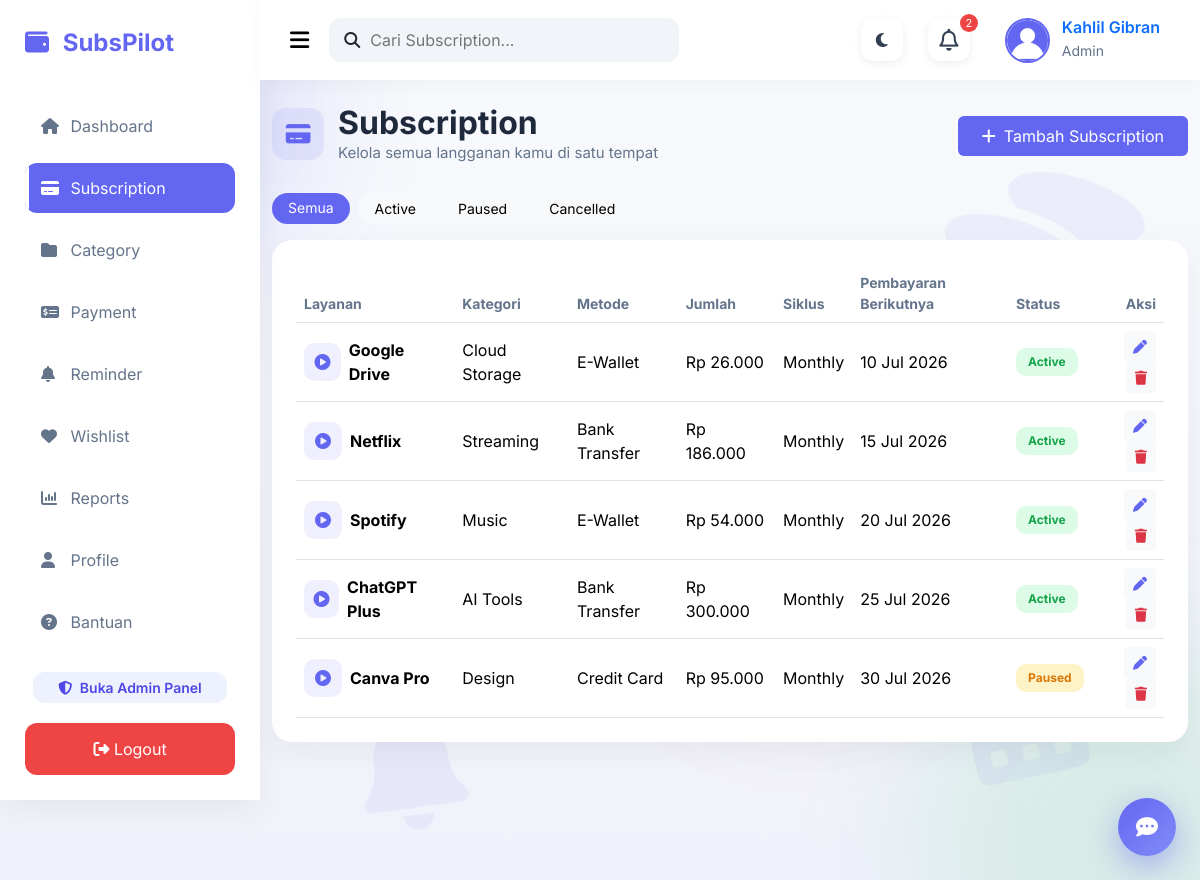
/subscription/index.php (signed in), run on the app's committed database.
### tables this page shows
CREATE TABLE `subscriptions` (
  `id` int(11) NOT NULL,
  `user_id` int(11) NOT NULL,
  `category_id` int(11) DEFAULT NULL,
  `payment_method_id` int(11) DEFAULT NULL,
  `service_name` varchar(100) NOT NULL,
  `logo` varchar(255) DEFAULT 'default.png',
  `amount` decimal(10,2) NOT NULL,
  `currency` varchar(10) DEFAULT 'IDR',
  `billing_cycle` enum('Weekly','Monthly','Quarterly','Yearly') DEFAULT 'Monthly',
  `start_date` date DEFAULT NULL,
  `next_payment` date DEFAULT NULL,
  `auto_renew` tinyint(1) DEFAULT 1,
  `status` enum('Active','Cancelled','Paused') DEFAULT 'Active',
  `note` text DEFAULT NULL,
  `created_at` timestamp NOT NULL DEFAULT current_timestamp(),
  `updated_at` timestamp NOT NULL DEFAULT current_timestamp() ON UPDATE current_timestamp()
);

CREATE TABLE `categories` (
  `id` int(11) NOT NULL,
  `category_name` varchar(100) NOT NULL,
  `description` text DEFAULT NULL,
  `created_at` timestamp NOT NULL DEFAULT current_timestamp()
);

CREATE TABLE `payment_methods` (
  `id` int(11) NOT NULL,
  `method_name` varchar(100) NOT NULL,
  `provider` varchar(100) DEFAULT NULL,
  `created_at` timestamp NOT NULL DEFAULT current_timestamp()
);

### config/helpers.php (called while the page is built, shortened)
<?php
function statusBadgeClass($status) {
    switch ($status) {
        case 'Active': return 'status-active';
        case 'Paused': return 'status-paused';
    }
}

### subscription/index.php (the view, shortened to what this page needs)
<?php
require_once "../config/helpers.php";
$db = new Database();
$conn = $db->connect();
$userId = $_SESSION['user_id'];
$statusFilter = $_GET['status'] ?? 'all';
$sql = "SELECT s.*, c.category_name, pm.method_name
        FROM subscriptions s
        LEFT JOIN categories c ON c.id = s.category_id
        LEFT JOIN payment_methods pm ON pm.id = s.payment_method_id
        WHERE s.user_id = ?";
$params = [$userId];
$sql .= " ORDER BY s.next_payment ASC";
$stmt = $conn->prepare($sql);
$stmt->execute($params);
$subscriptions = $stmt->fetchAll();
include "../templates/header.php";
include "../templates/sidebar.php";
include "../templates/navbar.php";
?>
<div class="main-content">
<div class="container-fluid py-4">
    <div class="d-flex flex-wrap justify-content-between align-items-center gap-3 mb-4">
        <div class="page-heading">
            <div class="page-icon"><i class="fa-solid fa-credit-card"></i></div>
            <div>
                <h2 class="title mb-0">Subscription</h2>
                <p class="subtitle mb-0">Kelola semua langganan kamu di satu tempat</p>
            </div>
        </div>
        <button class="btn btn-primary px-4 py-2 fade-up" data-bs-toggle="modal" data-bs-target="#addModal">
            <i class="fa-solid fa-plus me-2"></i>Tambah Subscription
        </button>
    </div>
    <div class="d-flex gap-2 mb-3 flex-wrap fade-up d1">
        <?php
        $tabs = ['all' => 'Semua', 'Active' => 'Active', 'Paused' => 'Paused', 'Cancelled' => 'Cancelled'];
        foreach ($tabs as $key => $label):
            $active = $statusFilter === $key ? 'btn-primary' : 'btn-light';
        ?>
            <a href="?status=<?= $key ?>" class="btn <?= $active ?> btn-sm rounded-pill px-3"><?= $label ?></a>
        <?php endforeach; ?>
    </div>
    <div class="content-card p-4 fade-up d2" data-search-target>
        <?php if (count($subscriptions) > 0): ?>
        <div class="table-responsive">
        <table class="table table-hover align-middle">
            <thead>
                <tr>
                    <th>Layanan</th>
                    <th>Kategori</th>
                    <th>Metode</th>
                    <th>Jumlah</th>
                    <th>Siklus</th>
                    <th>Pembayaran Berikutnya</th>
                    <th>Status</th>
                    <th class="text-end">Aksi</th>
                </tr>
            </thead>
            <tbody>
                <?php foreach ($subscriptions as $sub): ?>
                <tr data-search-row>
                    <td>
                        <div class="d-flex align-items-center gap-2">
                            <div style="width:38px;height:38px;border-radius:10px;background:rgba(99,102,241,.1);display:flex;align-items:center;justify-content:center;color:#6366F1;">
                                <i class="fa-solid fa-circle-play"></i>
                            </div>
                            <strong><?= htmlspecialchars($sub['service_name']) ?></strong>
                        </div>
                    </td>
                    <td><?= htmlspecialchars($sub['category_name'] ?? '-') ?></td>
                    <td><?= htmlspecialchars($sub['method_name'] ?? '-') ?></td>
                    <td>Rp <?= number_format($sub['amount'], 0, ',', '.') ?></td>
                    <td><?= htmlspecialchars($sub['billing_cycle']) ?></td>
                    <td><?= date('d M Y', strtotime($sub['next_payment'])) ?></td>
                    <td><span class="badge <?= statusBadgeClass($sub['status']) ?>"><?= htmlspecialchars($sub['status']) ?></span></td>
                    <td class="text-end">
                        <button class="btn btn-sm btn-light" title="Edit"
                            data-bs-toggle="modal" data-bs-target="#editModal"
                            data-id="<?= $sub['id'] ?>"
                            data-service="<?= htmlspecialchars($sub['service_name']) ?>"
                            data-category="<?= $sub['category_id'] ?>"
                            data-payment="<?= $sub['payment_method_id'] ?>"
                            data-amount="<?= $sub['amount'] ?>"
                            data-cycle="<?= $sub['billing_cycle'] ?>"
                            data-start="<?= $sub['start_date'] ?>"
                            data-next="<?= $sub['next_payment'] ?>"
                            data-renew="<?= $sub['auto_renew'] ?>"
                            data-status="<?= $sub['status'] ?>"
                            data-note="<?= htmlspecialchars($sub['note']) ?>">
                            <i class="fa-solid fa-pen text-primary"></i>
                        </button>
                        <form action="process.php" method="POST" class="d-inline confirm-delete" data-confirm="Hapus subscription <?= htmlspecialchars($sub['service_name']) ?>?">
                            <button class="btn btn-sm btn-light" title="Hapus">
                                <i class="fa-solid fa-trash text-danger"></i>
                            </button>
                        </form>
                    </td>
                </tr>
                <?php endforeach; ?>
            </tbody>
        </table>
        </div>
        <?php endif; ?>
    </div>
</div>
</div>
<?php include "../templates/footer.php"; ?>

### assets/css/dashboard.css (style rules this page uses)
* { margin:0; padding:0; box-sizing:border-box; font-family:'Inter',sans-serif; }
body { background:#F8FAFC; }
:root { --primary:#6366F1; --success:#22C55E; --warning:#F59E0B; --danger:#EF4444; --dark:#1E293B; --white:#FFFFFF; --background:#F8FAFC; --border:#E5E7EB; --fs-h1:32px; --fs-h2:24px; --fs-h3:20px; --fs-body:15px; --fs-small:13px; }
.title { font-size:28px; font-weight:700; color:#1E293B; }
.subtitle { color:#64748B; }
.btn-primary { background:var(--primary); border:none; }
.text-primary { color:#6366F1!important; }
.main-content { margin-left:260px; min-height:100vh; background:#F8FAFC; }
.page-heading { display:flex; align-items:center; gap:14px; margin-bottom:4px; }
.page-heading .page-icon { width:52px; height:52px; border-radius:14px; background:rgba(99,102,241,.1); color:#6366F1; display:flex; align-items:center; justify-content:center; font-size:22px; }
.content-card { background:#fff; border-radius:20px; box-shadow:0 10px 30px rgba(0,0,0,.05); border:none; }

### assets/css/style.css (style rules this page uses)
.main-content { min-height:100vh; background:#f8fafc; }
.title { font-size:var(--fs-h1, 32px); font-weight:700; color:#1e293b; }
.subtitle { color:#64748b; font-size:var(--fs-body, 16px); }
.table { margin-bottom:0; }
.table th { color:#64748b; font-size:14px; }
.table td { vertical-align:middle; }
.badge { padding:8px 12px; border-radius:10px; font-size:12px; }

### assets/css/animations.css (style rules this page uses)
.main-content .title, .main-content .subtitle { animation:fadeInUp .45s ease both; }
.main-content .subtitle { animation-delay:.05s; }
.fade-up { opacity:0; animation:fadeInUp .5s ease forwards; }
.fade-up.d1 { animation-delay:.05s; }
.fade-up.d2 { animation-delay:.1s; }
.dashboard-card, .card, .stat-card, .content-card { transition:transform .3s ease, box-shadow .3s ease; }
.btn { transition:transform .2s ease, box-shadow .2s ease, filter .2s ease; position:relative; overflow:hidden; }
.table tbody tr { animation:fadeIn .35s ease both; transition:background .2s ease; }
.badge { transition:transform .2s ease; }
.status-active { background:#DCFCE7; color:#16A34A; }
.status-paused { background:#FEF3C7; color:#D97706; }

### assets/css/extra.css (style rules this page uses)
body { background:linear-gradient(180deg,#F8FAFC 0%,#F1F1FB 100%); }
.main-content { background:transparent !important; position:relative; }
.navbar-custom, .main-content { transition:margin-left .3s ease; }

### data on the page
subscriptions: service_name "Google Drive", category.category_name "Cloud Storage", payment_method.method_name "E-Wallet", amount "26.000", billing_cycle "Monthly", next_payment "10 Jul 2026", status "Active"
subscriptions: service_name "Netflix", category.category_name "Streaming", payment_method.method_name "Bank Transfer", amount "186.000", billing_cycle "Monthly", next_payment "15 Jul 2026", status "Active"
subscriptions: service_name "Spotify", category.category_name "Music", payment_method.method_name "E-Wallet", amount "54.000", billing_cycle "Monthly", next_payment "20 Jul 2026", status "Active"
subscriptions: service_name "ChatGPT Plus", category.category_name "AI Tools", payment_method.method_name "Bank Transfer", amount "300.000", billing_cycle "Monthly", next_payment "25 Jul 2026", status "Active"
subscriptions: service_name "Canva Pro", category.category_name "Design", payment_method.method_name "Credit Card", amount "95.000", billing_cycle "Monthly", next_payment "30 Jul 2026", status "Paused"

### other printed values
count($__notifItems) "2"
$_SESSION['fullname'] "Kahlil Gibran"
$_SESSION['role'] "Admin"
$label "Semua"
$label "Active"
$label "Paused"
$label "Cancelled"
